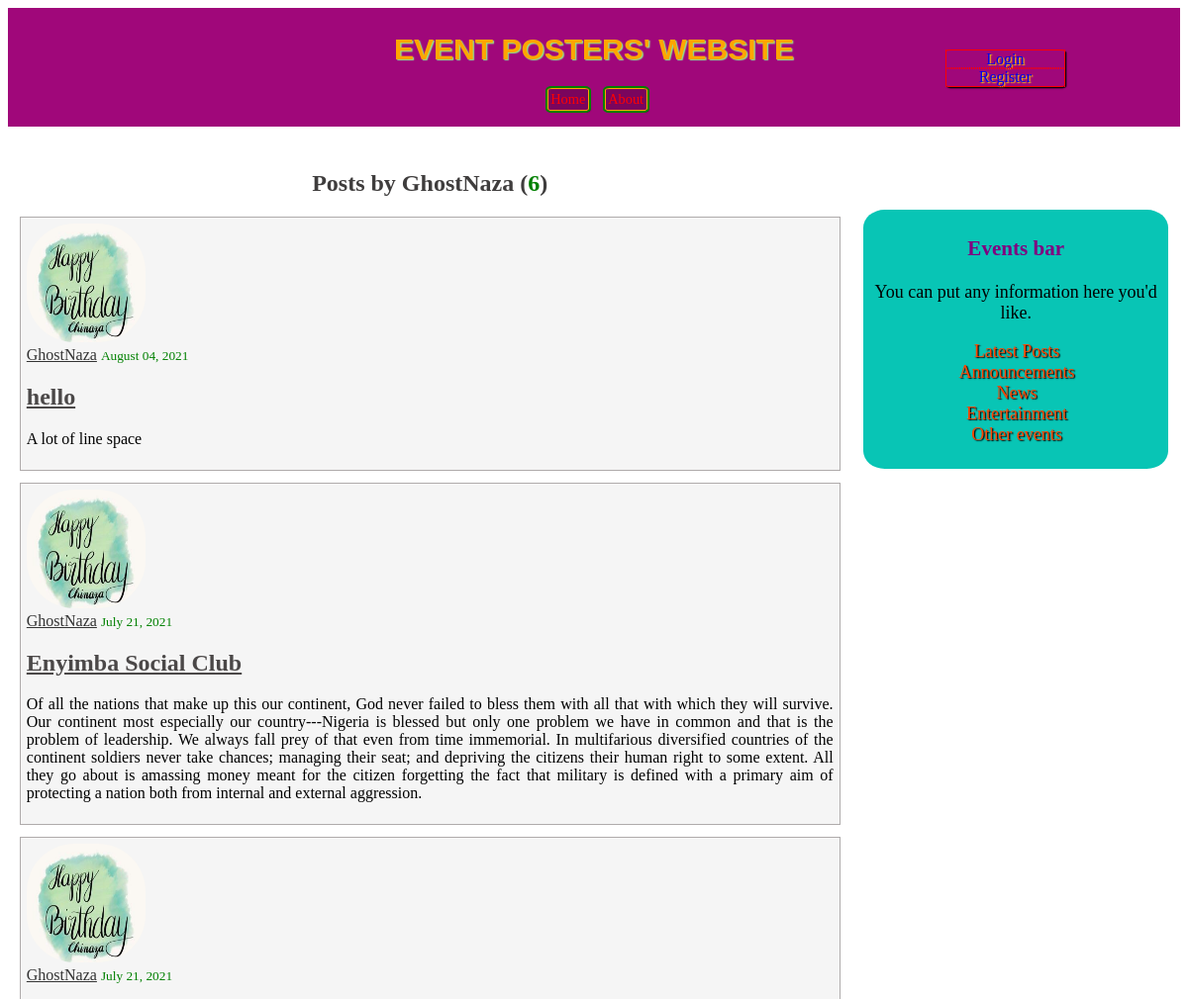
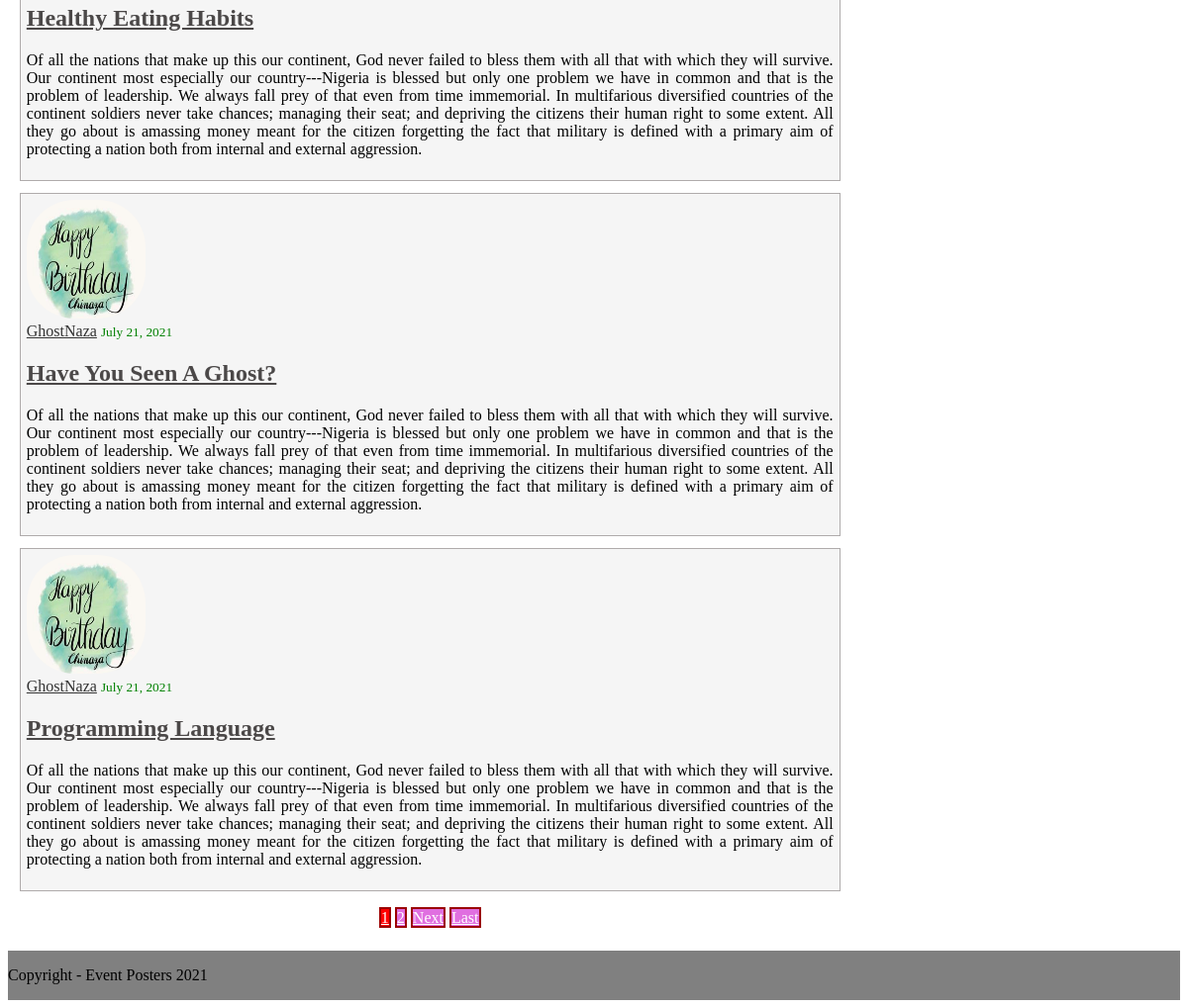
The app's page /user/GhostNaza/ with its own data (2 pictures, top to bottom).
### blog/models.py (models this page shows, shortened)
class Post (models.Model):
    title = models.CharField(max_length = 100)
    content = models.TextField()
    date_posted = models.DateTimeField(default = timezone.now)
    author = models.ForeignKey(User, on_delete = models.CASCADE)

### usersApp/models.py (models this page shows, shortened)
class Profile(models.Model):
    user = models.OneToOneField(User, on_delete = models.CASCADE)
    image = models.ImageField(default = 'default.jpg', upload_to = 'profile_pics')
    current_city = models.CharField(max_length = 30)
    occupation = models.CharField(max_length = 50)
    hobby = models.CharField(max_length = 100)

### blog/views.py (the view)
# urls.py: path('user/<str:username>/', UserPostListView.as_view(), name = 'user-posts'),
class UserPostListView(ListView):
    model = Post
    template_name = 'blog/user_posts.html'
    context_object_name = 'posts'
    paginate_by = 5
    def get_queryset(self):
        user = get_object_or_404(User, username = self.kwargs.get('username'))
        return Post.objects.filter(author = user).order_by('-date_posted')

### blog/templates/blog/user_posts.html (shortened to what this page needs)
{% extends 'blog/base.html' %}
{% load static %}
{% block link %}
    <link rel="stylesheet" type="text/css" href="{% static 'blog/user-posts.css' %}"/>
{% endblock %}
{% block content %}
    <h2 id="userpost-title"> Posts by {{view.kwargs.username }} (<span>{{ page_obj.paginator.count }}</span>) </h2>
    {% for post in posts %}
       <article class="content-block">
           <img id="userpost-img" src = "{{ post.author.profile.image.url }}"/>
           <div>
               <a id="auth-name" href="{% url 'user-posts' post.author.username %}">{{ post.author }}</a>
               <small id="date-posted">{{ post.date_posted|date:"F d, Y" }}</small>
           </div>
           <h2>
               <a class="title" href="{% url 'post-detail' post.id %}">{{ post.title }}</a>
           </h2>
           <p class="content">{{ post.content }}</p>
       </article>
    {% endfor %}
    <div id="pager-container">
        {% if is_paginated %}
        {% for num in page_obj.paginator.page_range %}
                {% if page_obj.number == num %}
                    <a class="pager current-page" href="?page={{ num }}">{{ num }}</a>
                {% elif num > page_obj.number|add:'-3' and num < page_obj.number|add:'3' %}
                    <a class="pager" href="?page={{ num }}">{{ num }}</a>
                {% endif%}
        {% endfor %}
        {% if page_obj.has_next %}
                <a class="pager" href="?page={{ page_obj.next_page_number }}">Next</a>
                <a class="pager" href="?page={{ page_obj.paginator.num_pages }}">Last</a>
        {% endif %}
        {% endif %}
    </div>
{% endblock %}

### blog/static/blog/base.css (style rules this page uses)
.content-block { border: 0.1vw solid rgb(175, 171, 171); background-color: whitesmoke; margin-top: 1vw; padding: 0.5vw 0.5vw; }

### blog/static/blog/user-posts.css (style rules this page uses)
#userpost-title { color: rgb(63, 61, 61); text-align: center; font-size: 2vw; }
#userpost-title span { color: green; }
#userpost-img { height: 10vw; width: 10vw; border-radius: 40%; }
#auth-name { color: #333; font-family: Cambria; }
#date-posted { font-family: fantasy; color: green; }
.title { color: #4b4848; }
.content { white-space: pre-line; text-align: justify; }
#pager-container { margin-top: 1.5vw; text-align: center; }
.pager { border: 0.2vw solid rgb(155, 2, 2); background-color: rgb(224, 111, 224); color: white; font-family: Cambria; }
.current-page { background-color: red; }

### records on screen
Post: author.profile.image (placeholder picture), author "GhostNaza", date_posted "August 04, 2021", title "hello", content "A lot of line space"
Post: author.profile.image (placeholder picture), author "GhostNaza", date_posted "July 21, 2021", title "Enyimba Social Club", content "Of all the nations that make up this our continent, God never failed to bless them with all that with which they will survive. Our continent most especially our country---Nigeria is blessed but only one problem we have in common and that is the problem of leadership. We always fall prey of that even from time immemorial. In multifarious diversified countries of the continent soldiers never take chances; managing their seat; and depriving the citizens their human right to some extent. All they go about is amassing money meant for the citizen forgetting the fact that military is defined with a primary aim of protecting a nation both from internal and external aggression."
Post: author.profile.image (placeholder picture), author "GhostNaza", date_posted "July 21, 2021", title "Healthy Eating Habits", content "Of all the nations that make up this our continent, God never failed to bless them with all that with which they will survive. Our continent most especially our country---Nigeria is blessed but only one problem we have in common and that is the problem of leadership. We always fall prey of that even from time immemorial. In multifarious diversified countries of the continent soldiers never take chances; managing their seat; and depriving the citizens their human right to some extent. All they go about is amassing money meant for the citizen forgetting the fact that military is defined with a primary aim of protecting a nation both from internal and external aggression."
Post: author.profile.image (placeholder picture), author "GhostNaza", date_posted "July 21, 2021", title "Have You Seen A Ghost?", content "Of all the nations that make up this our continent, God never failed to bless them with all that with which they will survive. Our continent most especially our country---Nigeria is blessed but only one problem we have in common and that is the problem of leadership. We always fall prey of that even from time immemorial. In multifarious diversified countries of the continent soldiers never take chances; managing their seat; and depriving the citizens their human right to some extent. All they go about is amassing money meant for the citizen forgetting the fact that military is defined with a primary aim of protecting a nation both from internal and external aggression."
Post: author.profile.image (placeholder picture), author "GhostNaza", date_posted "July 21, 2021", title "Programming Language", content "Of all the nations that make up this our continent, God never failed to bless them with all that with which they will survive. Our continent most especially our country---Nigeria is blessed but only one problem we have in common and that is the problem of leadership. We always fall prey of that even from time immemorial. In multifarious diversified countries of the continent soldiers never take chances; managing their seat; and depriving the citizens their human right to some extent. All they go about is amassing money meant for the citizen forgetting the fact that military is defined with a primary aim of protecting a nation both from internal and external aggression."

### other values on screen
{{ view.kwargs.username }} "GhostNaza"
{{ page_obj.paginator.count }} "6"
{{ num }} "1"
{{ num }} "2"
